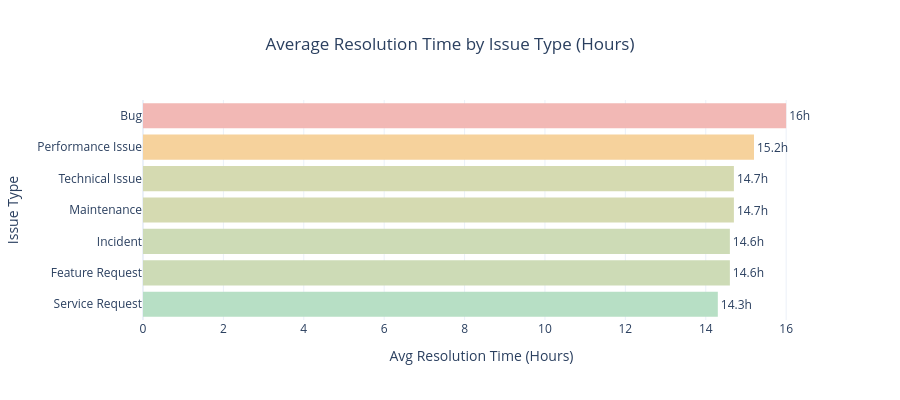

Notebook cell for this chart:
### Code cell
# Horizontal bar chart для порівняння
# resolution time по issue type
fig = px.bar(
    resolution_by_type,
    x='avg_hours',
    y='issue_type',
    orientation='h',
    color='avg_hours',
    text='avg_hours',
    title='Average Resolution Time by Issue Type (Hours)',
    color_continuous_scale=[
        [0.0, '#B7DFC5'],
        [0.5, '#F6D49A'],
        [1.0, '#F2B8B5']
    ],
    labels={
        'avg_hours': 'Avg Resolution Time (Hours)',
        'issue_type': 'Issue Type'
    }
)

fig.update_traces(
    texttemplate='%{text}h',
    textposition='outside',
    marker_line_width=0
)

fig.update_layout(
    template='plotly_white',
    title_x=0.5,
    height=400,
    showlegend=False,
    coloraxis_showscale=False,
    yaxis=dict(categoryorder='total ascending')
)

fig.show()

### Figure 1 — Plotly figure (JSON) as saved in the notebook; plotly's stock layout.template omitted (floating-point values rounded to 4 significant figures)
{"data": [{"hovertemplate": "Avg Resolution Time (Hours)=%{marker.color}<br>Issue Type=%{y}<extra></extra>", "legendgroup": "", "marker": {"color": [16.0, 15.2, 14.7, 14.7, 14.6, 14.6, 14.3], "coloraxis": "coloraxis", "line": {"width": 0}, "pattern": {"shape": ""}}, "name": "", "orientation": "h", "showlegend": false, "text": [16.0, 15.2, 14.7, 14.7, 14.6, 14.6, 14.3], "textposition": "outside", "texttemplate": "%{text}h", "type": "bar", "x": [16.0, 15.2, 14.7, 14.7, 14.6, 14.6, 14.3], "xaxis": "x", "y": ["Bug", "Performance Issue", "Maintenance", "Technical Issue", "Feature Request", "Incident", "Service Request"], "yaxis": "y"}], "layout": {"barmode": "relative", "coloraxis": {"colorbar": {"title": {"text": "Avg Resolution Time (Hours)"}}, "colorscale": [[0, "#B7DFC5"], [0.5, "#F6D49A"], [1, "#F2B8B5"]], "showscale": false}, "height": 400, "legend": {"tracegroupgap": 0}, "showlegend": false, "title": {"text": "Average Resolution Time by Issue Type (Hours)", "x": 0.5}, "xaxis": {"anchor": "y", "domain": [0, 1], "title": {"text": "Avg Resolution Time (Hours)"}}, "yaxis": {"anchor": "x", "categoryorder": "total ascending", "domain": [0, 1], "title": {"text": "Issue Type"}}}}
